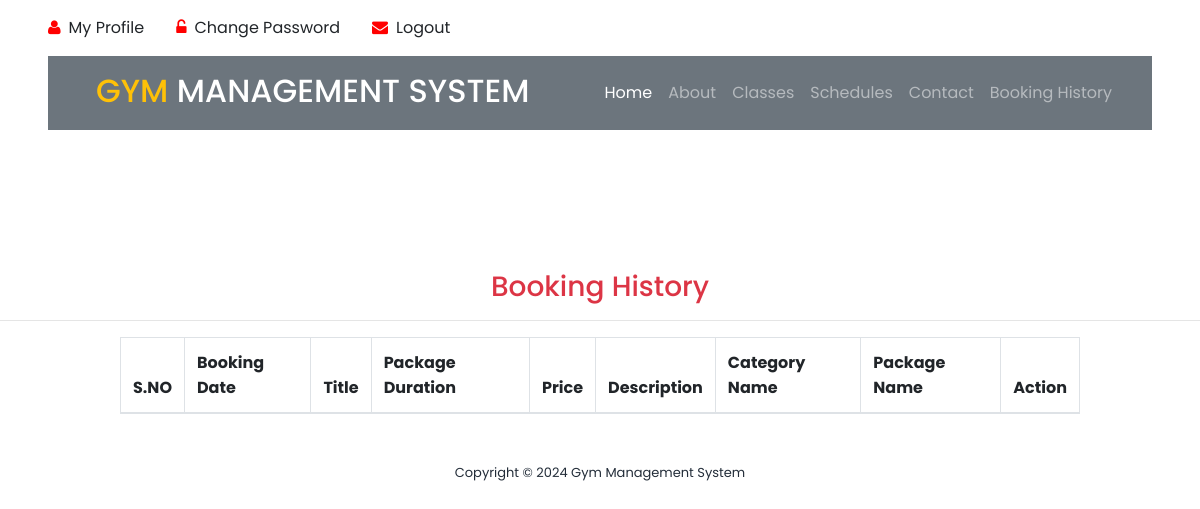
Page /booking_history/ (signed in) on the earlier database version.
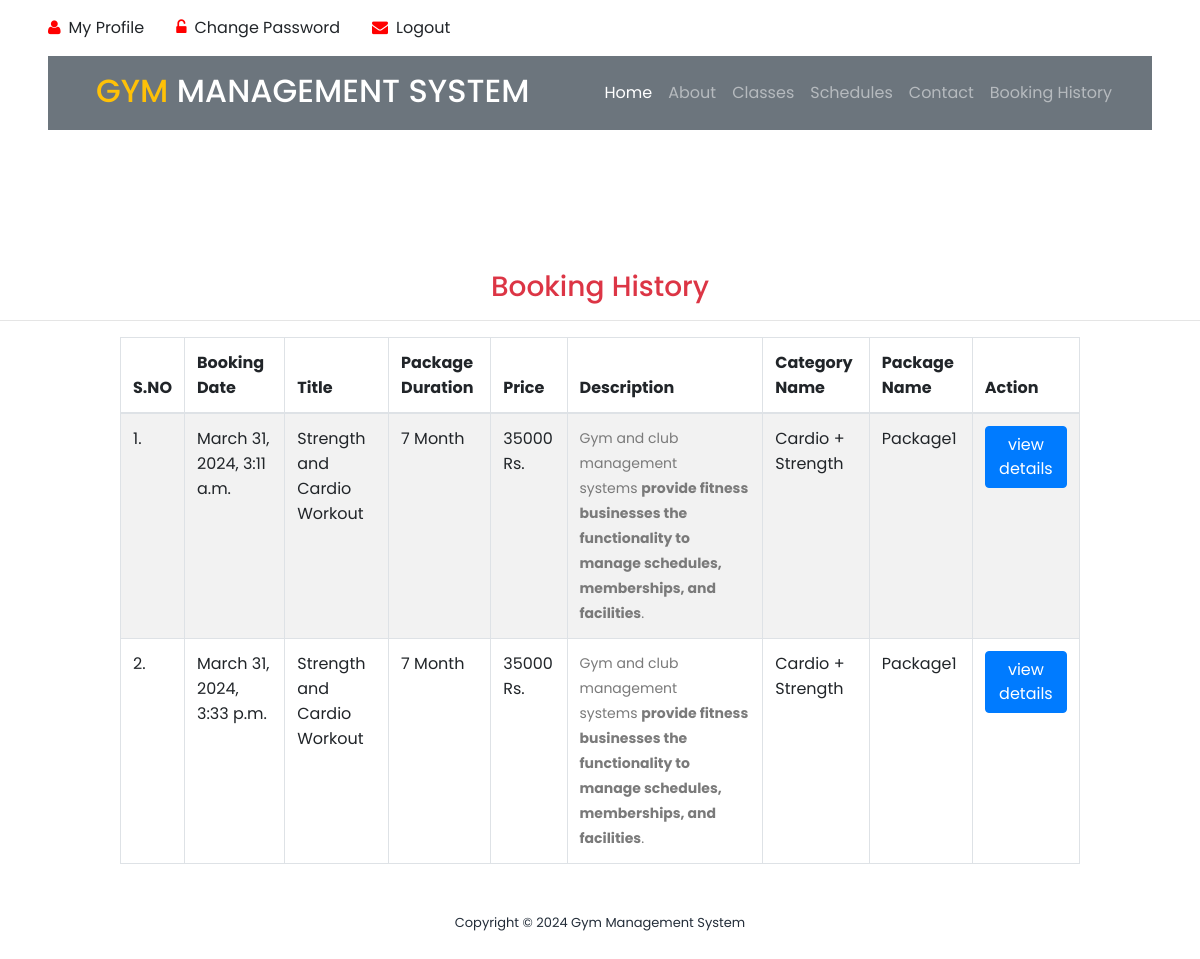
Same page on the later database version.
### gym/models.py (models this page shows, shortened)
class Booking(models.Model):
    package = models.ForeignKey(Package, on_delete=models.CASCADE, null=True, blank=True)
    register = models.ForeignKey(Signup, on_delete=models.CASCADE, null=True, blank=True)
    bookingnumber = models.CharField(max_length=100, null=True, blank=True)
    status = models.IntegerField(choices=STATUS, default=1)
    creationdate = models.DateTimeField(auto_now_add=True)

class Package(models.Model):
    category = models.ForeignKey(Category, on_delete=models.CASCADE, null=True)
    packagename = models.ForeignKey(Packagetype, on_delete=models.CASCADE, null=True)
    titlename = models.CharField(max_length=200, null=True)
    packageduration = models.CharField(max_length=50, null=True)
    price = models.CharField(max_length=200, null=True)
    description = models.CharField(max_length=200, null=True)
    creationdate = models.DateTimeField(auto_now_add=True)

class Category(models.Model):
    categoryname = models.CharField(max_length=200, null=True)
    status = models.CharField(max_length=300, null=True)
    creationdate = models.DateTimeField(auto_now_add=True)

class Packagetype(models.Model):
    category = models.ForeignKey(Category, on_delete=models.CASCADE, null=True)
    packagename = models.CharField(max_length=200, null=True)
    creationdate = models.DateTimeField(auto_now_add=True)
    def __str__(self):
        return self.packagename

### gym/views.py (the view)
# urls.py: path('booking_history/', booking_history, name='booking_history'),
@login_required(login_url='/user_login/')
def booking_history(request):
    data = Signup.objects.get(user=request.user)
    data = Booking.objects.filter(register=data)
    return render(request, "booking_history.html", locals())

### gym/templates/booking_history.html (shortened to what this page needs)
{% load static %}
<html lang="en">
<head>
    <link rel="stylesheet" type="text/css" href="{% static 'assets/css/bootstrap.min.css' %}">
    <link rel="stylesheet" type="text/css" href="{% static 'assets/css/font-awesome.css' %}">
    <link rel="stylesheet" href="{% static 'assets/css/templatemo-training-studio.css' %}">
</head>
<div class="container-fluid py-3 px-lg-5 d-none d-lg-block">
    <div class="row">
        {% if request.user.is_authenticated %}
        <div class="col-md-6 text-center text-lg-left mb-2 mb-lg-0">
            <div class="d-inline-flex align-items-center">
                <a class="text-body pr-3" href="/user_profile/"><i style="color:red" class="fa fa-user mr-2"></i>My Profile</a>
                <a class="text-body px-3" href="/user_change_password/"><i style="color:red" class="fa fa-unlock-alt mr-2"></i>Change Password</a>
                <a class="text-body px-3" href="/user_logout/"><i style="color:red" class="fa fa-envelope mr-2"></i>Logout</a>
            </div>
        </div>
        {% endif %}
    </div>
</div>
<div class="container-fluid position-relative nav-bar p-0">
    <div class="position-relative px-lg-5" style="z-index: 9;">
        <nav class="navbar navbar-expand-lg bg-secondary navbar-dark py-3 py-lg-3 pl-3 pl-lg-5">
            <a href="" >
                <h2 class="text-uppercase text-warning mb-1">Gym <span class="text-white">Management System</span>
                </h2>
            </a>
            <div class="collapse navbar-collapse justify-content-between px-3" id="navbarCollapse">
                <div class="navbar-nav ml-auto py-0">
                    <a href="/" class="nav-item nav-link active">Home</a>
                    <a href="#features" class="nav-item nav-link">About</a>
                    <a href="#our-classes" class="nav-item nav-link">Classes</a>
                    <a href="#schedule" class="nav-item nav-link ">Schedules</a>
                    <a href="#contact-us" class="nav-item nav-link">Contact</a>
                    {% if request.user.is_authenticated %}
                    <a href="/booking_history/" class="nav-item nav-link">Booking History</a>
                    {% else %}
                    <a href="#admin"><button style="color:red" class="nav-item nav-link">Admin</button></a>
                    {% endif %}
                </div>
            </div>
        </nav>
    </div>
</div>
<body>
<section class="section" id="admin">
    <h3 class="text-center text-danger">Booking History</h3>
    <hr/>
    <div class="table-responsive" align="center">
			<table id="example" class="table table-striped table-bordered" style="width:80%">
				<thead>
				<tr>
					<th>S.NO</th>
					<th>Booking Date</th>
					<th>Title</th>
					<th>Package Duration</th>
					<th>Price</th>
					<th>Description</th>
					<th>Category Name</th>
					<th>Package Name</th>
					<th>Action</th>
				</tr>
				</thead>
				<tbody>
				{% for i in data %}
				<tr>
					<td>{{forloop.counter}}.</td>
					<td>{{i.creationdate}}</td>
                    <td>{{i.package.titlename}}</td>
                    <td>{{i.package.packageduration}}</td>
                    <td>{{i.package.price}} Rs.</td>
                    <td>{{i.package.description|safe}}</td>
					<td>{{i.package.category.categoryname}}</td>
                    <td>{{i.package.packagename}}</td>
					<td>
						 <a href="{% url 'booking_detail' i.id %}">
							 <button type="button" class="btn btn-primary">view details</button>
						 </a>
					</td>
				</tr>
				 {% endfor %}
			</table>
</div>
</section>
<footer>
    <div class="container">
        <div class="row">
            <div class="col-lg-12">
                <p>Copyright &copy;
                    Gym Management System
                </p>
            </div>
        </div>
    </div>
</footer>
</body>
</html>

Differences in the rows shown:
added Booking: creationdate "March 31, 2024, 3:11 a.m.", package.titlename "Strength and Cardio Workout", package.packageduration "7 Month", package.price "35000", package.description "Gym and club management systems provide fitness businesses the functionality to manage schedules, memberships, and facilities .", package.category.categoryname "Cardio + Strength", package.packagename "Package1"
added Booking: creationdate "March 31, 2024, 3:33 p.m.", package.titlename "Strength and Cardio Workout", package.packageduration "7 Month", package.price "35000", package.description "Gym and club management systems provide fitness businesses the functionality to manage schedules, memberships, and facilities .", package.category.categoryname "Cardio + Strength", package.packagename "Package1"
